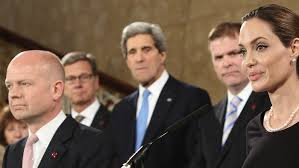
#> input picture face1.jpg, 299 x 168 px, found by its file name
$ python 'face recognition.py'
#> lines starting #> are read from the running program, lines starting #| are printed output that depends on the picture; after the words box and inside, x2 and y2 are one past the last pixel; in counts of white or black regions, pixels touching at a corner belong together
import cv2

# create cascade classifier object
face_cascade = cv2.CascadeClassifier("haarcascade_frontalface_default.xml")

# reading img
img = cv2.imread(r"C:\Users\hp\PycharmProjects\opencv\face1.jpg")
#> img is the input picture: shape (168, 299, 3); mean B, G, R 76.3, 91.5, 112
img2 = cv2.imread(r"C:\Users\hp\PycharmProjects\opencv\f5.jpg")
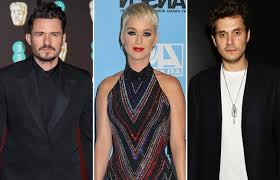
#> input picture f5.jpg, 280 x 180 px, found by its file name
#> img2 is the input picture: shape (180, 280, 3); mean B, G, R 76.8, 76.3, 81.2

# converting coloured img to grayscale
gray_img = cv2.cvtColor(img,cv2.COLOR_BGR2GRAY)
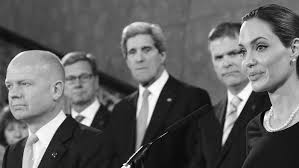
#> gray_img: shape (168, 299); min 0, max 255, mean 95.9
gray_img2 = cv2.cvtColor(img2,cv2.COLOR_BGR2GRAY)
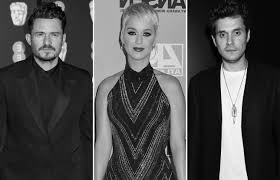
#> gray_img2: shape (180, 280); min 0, max 255, mean 77.8

# search the coordinates of the face
faces = face_cascade.detectMultiScale(gray_img,scaleFactor=1.05,minNeighbors=5)
#> faces = [[60, 64, 37, 37], [117, 33, 46, 46], [202, 35, 52, 52], [218, 24, 66, 66]]
faces2 = face_cascade.detectMultiScale(gray_img2,scaleFactor=1.05,minNeighbors=5)
#> faces2 = [[208, 17, 43, 43], [24, 16, 47, 47], [113, 13, 52, 52]]

for x, y, w, h in faces:
    img = cv2.rectangle(img, (x,y),(x+w,y+h),(0,255,0),3)
    img2 = cv2.rectangle(img2, (x, y), (x + w, y + h), (0, 255, 0), 3)
#> this loop made 4 passes
#> pass 1, `img2 = cv2.rectangle(img2, (x, y), (x + w, y + h), (0, 255, 0), 3)`:
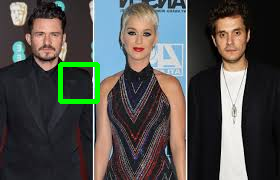
#> img2: shape (180, 280, 3); 1.44% of pixels changed, all inside (x1, y1, x2, y2) = (58, 62, 100, 104)
#> pass 2, `img2 = cv2.rectangle(img2, (x, y), (x + w, y + h), (0, 255, 0), 3)`:
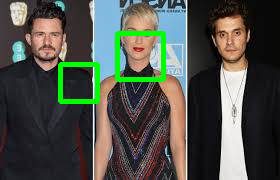
#> img2: shape (180, 280, 3); 1.8% of pixels changed, all inside (x1, y1, x2, y2) = (115, 31, 166, 82)
#> after the loop:
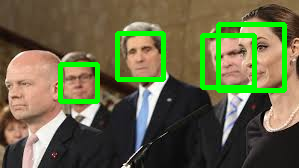
#> img: shape (168, 299, 3); mean B, G, R 69.3, 102.4, 100.8
#> after the loop:
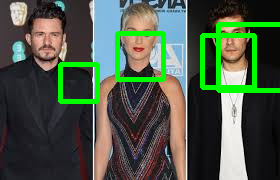
#> img2: shape (180, 280, 3); 3.67% of pixels changed, all inside (x1, y1, x2, y2) = (200, 22, 280, 93)

# resizing the img in order to display img properly
#resized_img = cv2.resize(img, (int(img.shape[1]/2),int(img.shape[0]/2)))

cv2.imshow("GRAY", img)
cv2.imshow("GRAY", img2)
cv2.waitKey(0)
cv2.destroyAllWindows()
